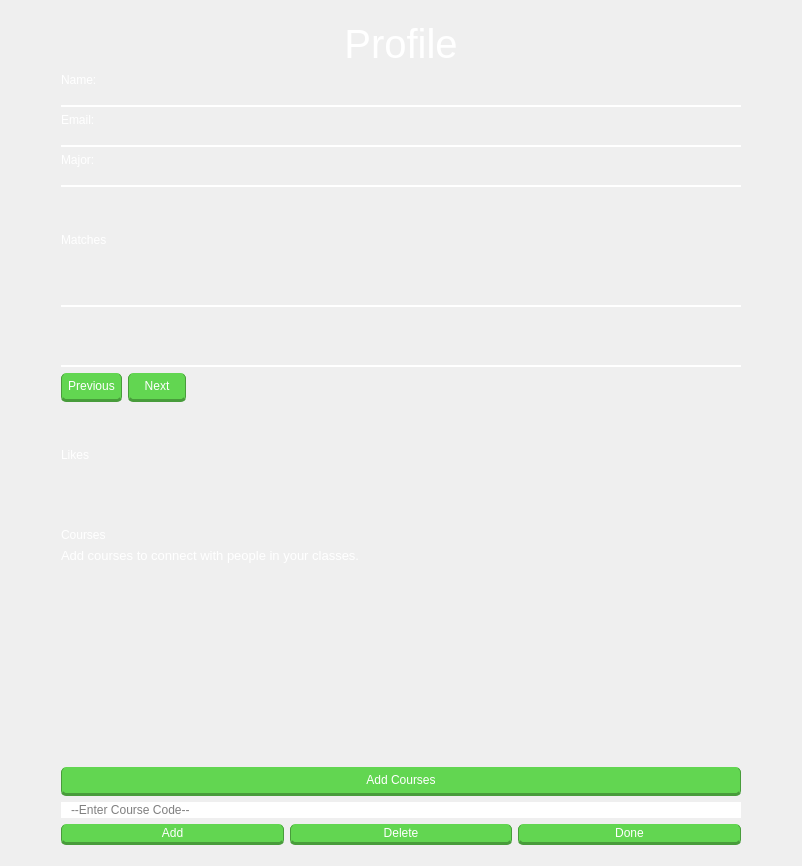
      <widget class="QWidget" name="ProfilePage">
       <layout class="QHBoxLayout" name="horizontalLayout">
        <item>
         <spacer name="horizontalSpacer_2">
          <property name="orientation">
           <enum>Qt::Horizontal</enum>
          </property>
          <property name="sizeHint" stdset="0">
           <size>
            <width>40</width>
            <height>20</height>
           </size>
          </property>
         </spacer>
        </item>
        <item>
         <widget class="QFrame" name="frame">
          <property name="minimumSize">
           <size>
            <width>700</width>
            <height>0</height>
           </size>
          </property>
          <property name="styleSheet">
           <string notr="true">background: transparent;
</string>
          </property>
          <property name="frameShape">
           <enum>QFrame::StyledPanel</enum>
          </property>
          <property name="frameShadow">
           <enum>QFrame::Raised</enum>
          </property>
          <layout class="QGridLayout" name="gridLayout_9">
           <item row="21" column="0">
            <widget class="QListWidget" name="lCourseListWidget"/>
           </item>
           <item row="9" column="0">
            <spacer name="verticalSpacer_6">
             <property name="orientation">
              <enum>Qt::Vertical</enum>
             </property>
             <property name="sizeHint" stdset="0">
              <size>
               <width>20</width>
               <height>40</height>
              </size>
             </property>
            </spacer>
           </item>
           <item row="10" column="0">
            <widget class="QLabel" name="MatchName">
             <property name="styleSheet">
              <string notr="true">color: white; 
font: 15pt &quot;Segoe UI&quot;;
background: transparent;
border-bottom: 2px solid white;</string>
             </property>
             <property name="text">
              <string/>
             </property>
            </widget>
           </item>
           <item row="23" column="0">
            <widget class="QPushButton" name="AddCoursesBtn">
             <property name="styleSheet">
              <string notr="true">font: 500 13pt &quot;Nexa Bold&quot;;
background-color: rgb(98, 214, 81);
color: rgb(255, 255, 255);
border-radius: 5px; border: 2px rgb(33, 33, 34);
border-bottom: 3px solid rgb(72, 156, 59);
border-left:  1px solid rgb(72, 156, 59);
border-right:  1px solid rgb(72, 156, 59);
padding: 6px;
</string>
             </property>
             <property name="text">
              <string>Add Courses</string>
             </property>
            </widget>
           </item>
           <item row="7" column="0">
            <spacer name="verticalSpacer_2">
             <property name="orientation">
              <enum>Qt::Vertical</enum>
             </property>
             <property name="sizeHint" stdset="0">
              <size>
               <width>20</width>
               <height>40</height>
              </size>
             </property>
            </spacer>
           </item>
           <item row="16" column="0">
            <widget class="QLabel" name="LikesLabel">
             <property name="text">
              <string/>
             </property>
            </widget>
           </item>
           <item row="13" column="0">
            <layout class="QHBoxLayout" name="MatchLayout">
             <item>
              <widget class="QPushButton" name="prevMatchButton">
               <property name="styleSheet">
                <string notr="true">font: 500 13pt &quot;Nexa Bold&quot;;
background-color: rgb(98, 214, 81);
color: rgb(255, 255, 255);
border-radius: 5px; border: 2px rgb(33, 33, 34);
border-bottom: 3px solid rgb(72, 156, 59);
border-left:  1px solid rgb(72, 156, 59);
border-right:  1px solid rgb(72, 156, 59);
padding: 6px;</string>
               </property>
               <property name="text">
                <string>Previous</string>
               </property>
              </widget>
             </item>
             <item>
              <widget class="QPushButton" name="nextMatchButton">
               <property name="layoutDirection">
                <enum>Qt::LeftToRight</enum>
               </property>
               <property name="styleSheet">
                <string notr="true">font: 500 13pt &quot;Nexa Bold&quot;;
background-color: rgb(98, 214, 81);
color: rgb(255, 255, 255);
border-radius: 5px; border: 2px rgb(33, 33, 34);
border-bottom: 3px solid rgb(72, 156, 59);
border-left:  1px solid rgb(72, 156, 59);
border-right:  1px solid rgb(72, 156, 59);
padding: 6px;
padding-right:15px;
padding-left:15px;</string>
               </property>
               <property name="text">
                <string>Next</string>
               </property>
              </widget>
             </item>
             <item>
              <spacer name="MatchSpacer">
               <property name="orientation">
                <enum>Qt::Horizontal</enum>
               </property>
               <property name="sizeHint" stdset="0">
                <size>
                 <width>40</width>
                 <height>20</height>
                </size>
               </property>
              </spacer>
             </item>
            </layout>
           </item>
           <item row="2" column="0">
            <widget class="QLabel" name="UserName">
             <property name="sizePolicy">
              <sizepolicy hsizetype="Preferred" vsizetype="Fixed">
               <horstretch>0</horstretch>
               <verstretch>0</verstretch>
              </sizepolicy>
             </property>
             <property name="minimumSize">
              <size>
               <width>300</width>
               <height>0</height>
              </size>
             </property>
             <property name="styleSheet">
              <string notr="true">color: white; 
font: 15pt &quot;Segoe UI&quot;;
background: transparent;
border-bottom: 2px solid white;

</string>
             </property>
             <property name="text">
              <string/>
             </property>
            </widget>
           </item>
           <item row="19" column="0">
            <widget class="QLabel" name="CoursesTitle">
             <property name="styleSheet">
              <string notr="true">color: white; 
font: 30pt &quot;Segoe UI&quot;;
background: transparent;</string>
             </property>
             <property name="text">
              <string>Courses</string>
             </property>
            </widget>
           </item>
           <item row="14" column="0">
            <spacer name="verticalSpacer_4">
             <property name="orientation">
              <enum>Qt::Vertical</enum>
             </property>
             <property name="sizeHint" stdset="0">
              <size>
               <width>20</width>
               <height>40</height>
              </size>
             </property>
            </spacer>
           </item>
           <item row="12" column="0">
            <widget class="QLabel" name="MatchEmail">
             <property name="styleSheet">
              <string notr="true">color: white; 
font: 15pt &quot;Segoe UI&quot;;
background: transparent;
border-bottom: 2px solid white;</string>
             </property>
             <property name="text">
              <string/>
             </property>
            </widget>
           </item>
           <item row="11" column="0">
            <spacer name="verticalSpacer_5">
             <property name="orientation">
              <enum>Qt::Vertical</enum>
             </property>
             <property name="sizeHint" stdset="0">
              <size>
               <width>20</width>
               <height>40</height>
              </size>
             </property>
            </spacer>
           </item>
           <item row="3" column="0">
            <widget class="QLabel" name="label_2">
             <property name="minimumSize">
              <size>
               <width>150</width>
               <height>0</height>
              </size>
             </property>
             <property name="styleSheet">
              <string notr="true">color: white; 
font: 15pt &quot;Segoe UI&quot;;
background: transparent;

</string>
             </property>
             <property name="text">
              <string>Email:</string>
             </property>
            </widget>
           </item>
           <item row="5" column="0">
            <widget class="QLabel" name="label_3">
             <property name="minimumSize">
              <size>
               <width>150</width>
               <height>0</height>
              </size>
             </property>
             <property name="styleSheet">
              <string notr="true">color: white; 
font: 15pt &quot;Segoe UI&quot;;
background: transparent;

</string>
             </property>
             <property name="text">
              <string>Major:</string>
             </property>
            </widget>
           </item>
           <item row="25" column="0">
            <layout class="QHBoxLayout" name="CourseVertLayout">
             <item>
              <widget class="QPushButton" name="AddBtn">
               <property name="styleSheet">
                <string notr="true">font: 500 13pt &quot;Nexa Bold&quot;;
background-color: rgb(98, 214, 81);
color: rgb(255, 255, 255);
border-radius: 5px; border: 2px rgb(33, 33, 34);
border-bottom: 3px solid rgb(72, 156, 59);
border-left:  1px solid rgb(72, 156, 59);
border-right:  1px solid rgb(72, 156, 59);
padding: 2px;
</string>
               </property>
               <property name="text">
                <string>Add</string>
               </property>
              </widget>
             </item>
             <item>
              <widget class="QPushButton" name="DoneBtn">
               <property name="styleSheet">
                <string notr="true">font: 500 13pt &quot;Nexa Bold&quot;;
background-color: rgb(98, 214, 81);
color: rgb(255, 255, 255);
border-radius: 5px; border: 2px rgb(33, 33, 34);
border-bottom: 3px solid rgb(72, 156, 59);
border-left:  1px solid rgb(72, 156, 59);
border-right:  1px solid rgb(72, 156, 59);
padding: 2px;
</string>
               </property>
               <property name="text">
                <string>Delete</string>
               </property>
              </widget>
             </item>
             <item>
              <widget class="QPushButton" name="DeleteBtn">
               <property name="styleSheet">
                <string notr="true">font: 500 13pt &quot;Nexa Bold&quot;;
background-color: rgb(98, 214, 81);
color: rgb(255, 255, 255);
border-radius: 5px; border: 2px rgb(33, 33, 34);
border-bottom: 3px solid rgb(72, 156, 59);
border-left:  1px solid rgb(72, 156, 59);
border-right:  1px solid rgb(72, 156, 59);
padding: 2px;
</string>
               </property>
               <property name="text">
                <string>Done</string>
               </property>
              </widget>
             </item>
            </layout>
           </item>
           <item row="8" column="0">
            <widget class="QLabel" name="MatchTitle">
             <property name="styleSheet">
              <string notr="true">color: white; 
font: 30pt &quot;Segoe UI&quot;;
background: transparent;
</string>
             </property>
             <property name="text">
              <string>Matches</string>
             </property>
            </widget>
           </item>
           <item row="24" column="0">
            <widget class="QLineEdit" name="CourseInputEdit">
             <property name="styleSheet">
              <string notr="true">background-color: white;
border-radius: 10px;
padding: 0 8px;</string>
             </property>
             <property name="placeholderText">
              <string>--Enter Course Code--</string>
             </property>
            </widget>
           </item>
           <item row="1" column="0">
            <widget class="QLabel" name="label">
             <property name="minimumSize">
              <size>
               <width>150</width>
               <height>0</height>
              </size>
             </property>
             <property name="styleSheet">
              <string notr="true">color: white; 
font: 15pt &quot;Segoe UI&quot;;
background: transparent;

</string>
             </property>
             <property name="text">
              <string>Name:</string>
             </property>
            </widget>
           </item>
           <item row="6" column="0">
            <widget class="QLabel" name="UserMajor">
             <property name="sizePolicy">
              <sizepolicy hsizetype="Preferred" vsizetype="Fixed">
               <horstretch>0</horstretch>
               <verstretch>0</verstretch>
              </sizepolicy>
             </property>
             <property name="minimumSize">
              <size>
               <width>300</width>
               <height>0</height>
              </size>
             </property>
             <property name="styleSheet">
              <string notr="true">color: white; 
font: 15pt &quot;Segoe UI&quot;;
background: transparent;
border-bottom: 2px solid white;

</string>
             </property>
             <property name="text">
              <string/>
             </property>
            </widget>
           </item>
           <item row="4" column="0">
            <widget class="QLabel" name="UserEmail">
             <property name="sizePolicy">
              <sizepolicy hsizetype="Preferred" vsizetype="Fixed">
               <horstretch>0</horstretch>
               <verstretch>0</verstretch>
              </sizepolicy>
             </property>
             <property name="minimumSize">
              <size>
               <width>300</width>
               <height>0</height>
              </size>
             </property>
             <property name="styleSheet">
              <string notr="true">color: white; 
font: 15pt &quot;Segoe UI&quot;;
background: transparent;
border-bottom: 2px solid white;

</string>
             </property>
             <property name="text">
              <string/>
             </property>
            </widget>
           </item>
           <item row="17" column="0">
            <spacer name="verticalSpacer_3">
             <property name="orientation">
              <enum>Qt::Vertical</enum>
             </property>
             <property name="sizeHint" stdset="0">
              <size>
               <width>20</width>
               <height>40</height>
              </size>
             </property>
            </spacer>
           </item>
           <item row="15" column="0">
            <widget class="QLabel" name="LikesTitle">
             <property name="styleSheet">
              <string notr="true">color: white; 
font: 30pt &quot;Segoe UI&quot;;
background: transparent;
</string>
             </property>
             <property name="text">
              <string>Likes</string>
             </property>
            </widget>
           </item>
           <item row="0" column="0">
            <widget class="QLabel" name="label_4">
             <property name="font">
              <font>
               <pointsize>30</pointsize>
               <italic>false</italic>
               <bold>false</bold>
              </font>
             </property>
             <property name="autoFillBackground">
              <bool>false</bool>
             </property>
             <property name="styleSheet">
              <string notr="true">color: white; 
font: 30pt &quot;Segoe UI&quot;;
background: transparent;

</string>
             </property>
             <property name="text">
              <string>Profile</string>
             </property>
             <property name="alignment">
              <set>Qt::AlignCenter</set>
             </property>
            </widget>
           </item>
           <item row="20" column="0">
            <widget class="QLabel" name="courseinstructLabel">
             <property name="styleSheet">
              <string notr="true">color: white;
font: 10pt;
</string>
             </property>
             <property name="text">
              <string>Add courses to connect with people in your classes.</string>
             </property>
            </widget>
           </item>
          </layout>
         </widget>
        </item>
        <item>
         <spacer name="horizontalSpacer">
          <property name="orientation">
           <enum>Qt::Horizontal</enum>
          </property>
          <property name="sizeHint" stdset="0">
           <size>
            <width>40</width>
            <height>20</height>
           </size>
          </property>
         </spacer>
        </item>
       </layout>
      </widget>
